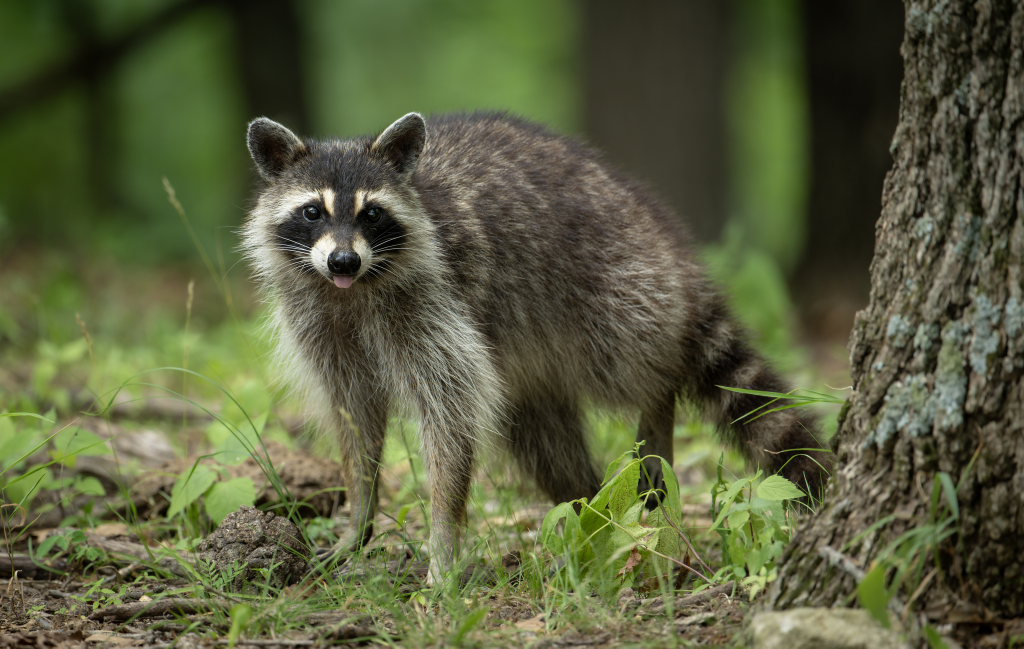
#> input picture mapache.jpg, 2048 x 1297 px (shown at 1/2 size)
$ jupyter execute ejercicio4.ipynb   (shell and % lines are left out)
#> lines starting #> are read from the running program, lines starting #| are printed output that depends on the picture
[cell 1]
import cv2
import matplotlib.pyplot as plt
img1 = cv2.imread('mapache.jpg')
#> img1 is the input picture: shape (1297, 2048, 3); mean B, G, R 61.1, 92.9, 88.1
img2 = cv2.imread('no_copy.png')
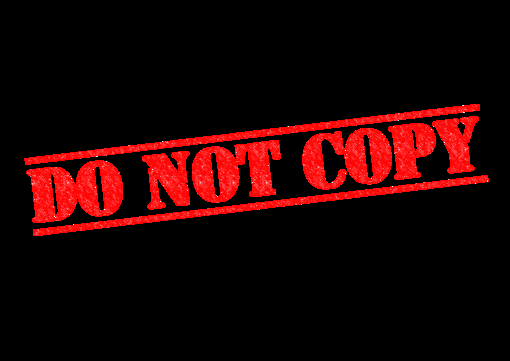
#> input picture no_copy.png, 510 x 361 px
#> img2 is the input picture: shape (361, 510, 3); mean B, G, R 2.8, 2.8, 32
img1.shape
#> Out = (1297, 2048, 3)

[cell 2]
img2.shape
#> Out = (361, 510, 3)

[cell 3]
img2 =cv2.resize(img2,(200,200))
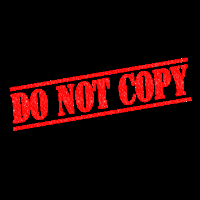
#> img2: shape (200, 200, 3); mean B, G, R 2.8, 2.8, 32
img1 = cv2.cvtColor(img1, cv2.COLOR_BGR2RGB)
img2 = cv2.cvtColor(img2, cv2.COLOR_BGR2RGB)

[cell 4]
x_offset = (img1.shape[1] - img2.shape[1]) // 2
#> x_offset = 924
y_offset = (img1.shape[0] - img2.shape[0]) // 2
#> y_offset = 548
roi = img1[y_offset:y_offset + img2.shape[0], x_offset:x_offset + img2.shape[1]]
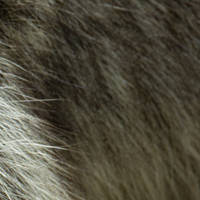
#> roi: shape (200, 200, 3); mean R, G, B 78.9, 75.1, 59.9
plt.imshow(roi)

[cell 5]
roi[:img2.shape[0], :img2.shape[1]] = img2
plt.imshow(img1)
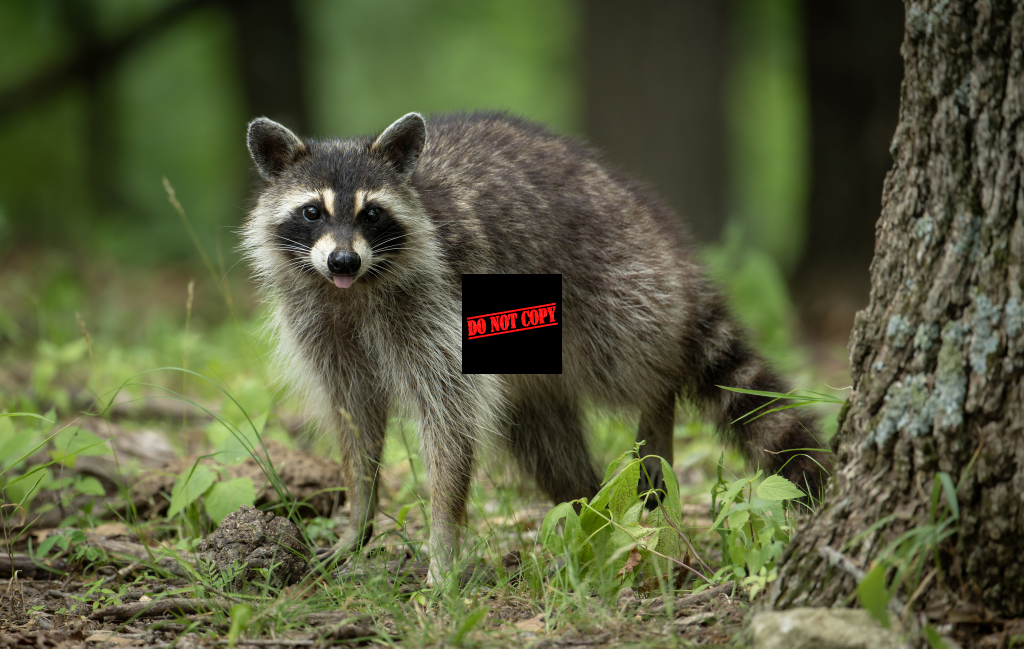
#> shown: shape (1297, 2048, 3) (shown at 1/2 size); mean R, G, B 87.4, 91.8, 60.2
